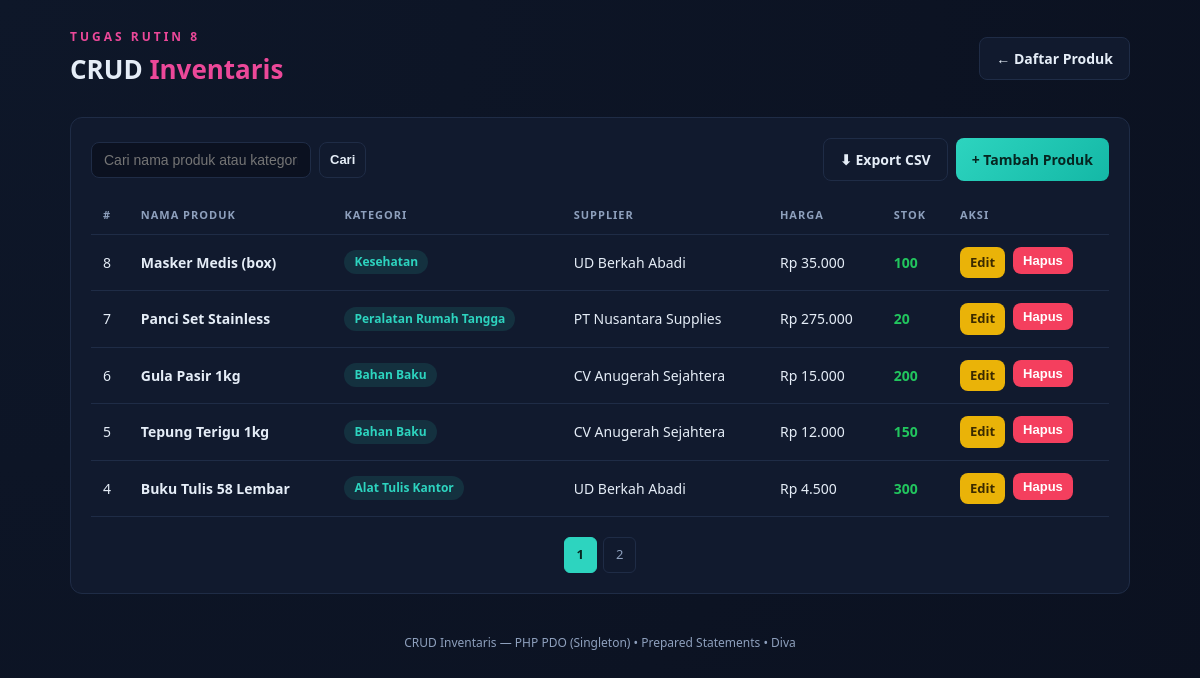
The page / on the database its author committed.
### tables this page shows
CREATE TABLE produk (
  id            INT AUTO_INCREMENT PRIMARY KEY,
  nama_produk   VARCHAR(150) NOT NULL,
  kategori_id   INT NOT NULL,
  supplier_id   INT NOT NULL,
  harga         DECIMAL(12,2) NOT NULL DEFAULT 0,
  stok          INT NOT NULL DEFAULT 0,
  created_at    TIMESTAMP DEFAULT CURRENT_TIMESTAMP,
  CONSTRAINT fk_produk_kategori
    FOREIGN KEY (kategori_id) REFERENCES kategori(id)
    ON DELETE RESTRICT ON UPDATE CASCADE,
  CONSTRAINT fk_produk_supplier
    FOREIGN KEY (supplier_id) REFERENCES supplier(id)
    ON DELETE RESTRICT ON UPDATE CASCADE
);

CREATE TABLE kategori (
  id             INT AUTO_INCREMENT PRIMARY KEY,
  nama_kategori  VARCHAR(100) NOT NULL,
  deskripsi      VARCHAR(255) DEFAULT NULL
);

CREATE TABLE supplier (
  id             INT AUTO_INCREMENT PRIMARY KEY,
  nama_supplier  VARCHAR(100) NOT NULL,
  kontak         VARCHAR(50)  DEFAULT NULL,
  alamat         VARCHAR(255) DEFAULT NULL
);

### includes/functions.php (called while the page is built, shortened)
<?php
function e(?string $value): string
{
    return htmlspecialchars($value ?? '', ENT_QUOTES, 'UTF-8');
}
function rupiah($angka): string
{
    return 'Rp ' . number_format((float) $angka, 0, ',', '.');
}

### index.php (the view, shortened to what this page needs)
<?php
require_once __DIR__ . '/includes/functions.php';
$pdo = Database::getInstance();
$keyword = trim($_GET['q'] ?? '');
$perPage    = 5;
$page       = max(1, (int) ($_GET['page'] ?? 1));
$offset     = ($page - 1) * $perPage;
if ($keyword !== '') {
    $countStmt = $pdo->prepare(
        'SELECT COUNT(*) FROM produk p
         JOIN kategori k ON k.id = p.kategori_id
         WHERE p.nama_produk LIKE :kw OR k.nama_kategori LIKE :kw'
    );
    $countStmt->execute([':kw' => '%' . $keyword . '%']);
} else {
    $countStmt = $pdo->query('SELECT COUNT(*) FROM produk');
}
$totalRows  = (int) $countStmt->fetchColumn();
$totalPages = max(1, (int) ceil($totalRows / $perPage));
$sql = 'SELECT p.id, p.nama_produk, p.harga, p.stok, p.created_at,
               k.nama_kategori, s.nama_supplier
        FROM produk p
        JOIN kategori k ON k.id = p.kategori_id
        JOIN supplier s ON s.id = p.supplier_id';
$sql .= ' ORDER BY p.id DESC LIMIT :limit OFFSET :offset';
$stmt = $pdo->prepare($sql);
$stmt->bindValue(':limit', $perPage, PDO::PARAM_INT);
$stmt->bindValue(':offset', $offset, PDO::PARAM_INT);
$stmt->execute();
$produkList = $stmt->fetchAll();
require __DIR__ . '/includes/header.php';
?>
<div class="card">
  <div class="toolbar">
    <form class="search-form" method="get" action="index.php">
      <input type="text" name="q" placeholder="Cari nama produk atau kategori..." value="<?= e($keyword) ?>">
      <button type="submit" class="btn btn-secondary btn-sm">Cari</button>
    </form>
    <div class="actions">
      <a href="export.php<?= $keyword !== '' ? '?q=' . urlencode($keyword) : '' ?>" class="btn btn-secondary">⬇ Export CSV</a>
      <a href="create.php" class="btn btn-primary">+ Tambah Produk</a>
    </div>
  </div>
  <?php if (empty($produkList)): ?>
    <div class="empty-state">
      <p>Tidak ada produk ditemukan<?= $keyword !== '' ? ' untuk pencarian "' . e($keyword) . '"' : '' ?>.</p>
    </div>
  <?php else: ?>
    <table>
      <thead>
        <tr>
          <th>#</th>
          <th>Nama Produk</th>
          <th>Kategori</th>
          <th>Supplier</th>
          <th>Harga</th>
          <th>Stok</th>
          <th>Aksi</th>
        </tr>
      </thead>
      <tbody>
        <?php foreach ($produkList as $row): ?>
          <tr>
            <td data-label="#"><?= e((string) $row['id']) ?></td>
            <td data-label="Nama Produk"><strong><?= e($row['nama_produk']) ?></strong></td>
            <td data-label="Kategori"><span class="badge"><?= e($row['nama_kategori']) ?></span></td>
            <td data-label="Supplier"><?= e($row['nama_supplier']) ?></td>
            <td data-label="Harga"><?= e(rupiah($row['harga'])) ?></td>
            <td data-label="Stok">
              <span class="<?= (int) $row['stok'] < 10 ? 'stok-low' : 'stok-ok' ?>">
                <?= e((string) $row['stok']) ?>
              </span>
            </td>
            <td data-label="Aksi">
              <div class="actions">
                <a class="btn btn-warning btn-sm" href="edit.php?id=<?= (int) $row['id'] ?>">Edit</a>
                <form method="post" action="delete.php" onsubmit="return confirm('Yakin ingin menghapus produk &quot;<?= e($row['nama_produk']) ?>&quot;? Aksi ini tidak bisa dibatalkan.');" style="display:inline;">
                  <button type="submit" class="btn btn-danger btn-sm">Hapus</button>
                </form>
              </div>
            </td>
          </tr>
        <?php endforeach; ?>
      </tbody>
    </table>
    <?php if ($totalPages > 1): ?>
      <div class="pagination">
        <?php for ($i = 1; $i <= $totalPages; $i++): ?>
          <?php $qs = http_build_query(['q' => $keyword, 'page' => $i]); ?>
          <a href="index.php?<?= e($qs) ?>" class="<?= $i === $page ? 'active' : '' ?>"><?= $i ?></a>
        <?php endfor; ?>
      </div>
    <?php endif; ?>
  <?php endif; ?>
</div>
<?php require __DIR__ . '/includes/footer.php'; ?>

### includes/header.php (shortened to what this page needs)
<?php
require_once __DIR__ . '/functions.php';
?>
<!DOCTYPE html>
<html lang="id">
<head>
  <link rel="stylesheet" href="css/style.css">
</head>
<body>
<div class="container">
  <div class="topbar">
    <div class="brand">
      <span class="eyebrow">Tugas Rutin 8</span>
      <h1>CRUD <span>Inventaris</span></h1>
    </div>
    <a href="index.php" class="btn btn-secondary">&larr; Daftar Produk</a>
  </div>

### includes/footer.php
  <footer class="note">
    CRUD Inventaris &mdash; PHP PDO (Singleton) &bull; Prepared Statements &bull; Diva
  </footer>
</div>
</body>
</html>

### css/style.css (style rules this page uses)
:root { --bg: #0b1120; --bg-card: #111a2e; --bg-card-hover: #16213a; --border: #1f2c46; --teal: #2dd4bf; --pink: #ec4899; --text: #e5edf7; --text-dim: #8ea0bd; --green: #22c55e; --red: #f43f5e; --yellow: #eab308; --radius: 12px; }
* { box-sizing: border-box; }
body { margin: 0; font-family: "Segoe UI", Roboto, Arial, sans-serif; background: radial-gradient(circle at top left, #0e1729, var(--bg)); color: var(--text); line-height: 1.5; }
.container { max-width: 1100px; margin: 0 auto; padding: 28px 20px 60px; }
.topbar { display: flex; align-items: center; justify-content: space-between; flex-wrap: wrap; gap: 12px; margin-bottom: 28px; }
.brand { display: flex; flex-direction: column; gap: 4px; }
.brand .eyebrow { font-size: 12px; letter-spacing: 3px; color: var(--pink); font-weight: 700; text-transform: uppercase; }
.brand h1 { margin: 0; font-size: 26px; }
.brand h1 span { color: var(--pink); }
.btn { display: inline-flex; align-items: center; gap: 6px; border: none; border-radius: 8px; padding: 10px 16px; font-size: 14px; font-weight: 600; cursor: pointer; text-decoration: none; transition: transform .12s ease, opacity .12s ease; }
.btn-primary { background: linear-gradient(135deg, var(--teal), #14b8a6); color: #062621; }
.btn-secondary { background: var(--bg-card); color: var(--text); border: 1px solid var(--border); }
.btn-danger { background: var(--red); color: white; }
.btn-warning { background: var(--yellow); color: #3a2a00; }
.btn-sm { padding: 6px 10px; font-size: 13px; }
.card { background: var(--bg-card); border: 1px solid var(--border); border-radius: var(--radius); padding: 20px; }
.toolbar { display: flex; gap: 10px; flex-wrap: wrap; align-items: center; justify-content: space-between; margin-bottom: 16px; }
.search-form { display: flex; gap: 8px; }
.search-form input[type="text"] { background: var(--bg); border: 1px solid var(--border); color: var(--text); padding: 9px 12px; border-radius: 8px; min-width: 220px; }
table { width: 100%; border-collapse: collapse; font-size: 14px; }
thead th { text-align: left; text-transform: uppercase; letter-spacing: 1px; font-size: 11px; color: var(--text-dim); padding: 10px 12px; border-bottom: 1px solid var(--border); }
tbody td { padding: 12px; border-bottom: 1px solid var(--border); vertical-align: middle; }
.badge { display: inline-block; padding: 3px 10px; border-radius: 999px; font-size: 12px; font-weight: 600; background: rgba(45,212,191,.12); color: var(--teal); }
.stok-ok { color: var(--green); font-weight: 700; }
.actions { display: flex; gap: 8px; }
input[type="text"], input[type="number"], select, textarea { width: 100%; background: var(--bg); border: 1px solid var(--border); color: var(--text); padding: 10px 12px; border-radius: 8px; font-size: 14px; }
.pagination { display: flex; gap: 6px; justify-content: center; margin-top: 20px; flex-wrap: wrap; }
.pagination a, .pagination span { padding: 7px 12px; border-radius: 6px; font-size: 13px; text-decoration: none; color: var(--text-dim); border: 1px solid var(--border); }
.pagination .active { background: var(--teal); color: #062621; border-color: var(--teal); font-weight: 700; }
footer.note { text-align: center; color: var(--text-dim); font-size: 12px; margin-top: 40px; }

### rows shown on the page
produk: id "8", nama_produk "Masker Medis (box)", kategori.nama_kategori "Kesehatan", supplier.nama_supplier "UD Berkah Abadi", harga "Rp 35.000", stok "100"
produk: id "7", nama_produk "Panci Set Stainless", kategori.nama_kategori "Peralatan Rumah Tangga", supplier.nama_supplier "PT Nusantara Supplies", harga "Rp 275.000", stok "20"
produk: id "6", nama_produk "Gula Pasir 1kg", kategori.nama_kategori "Bahan Baku", supplier.nama_supplier "CV Anugerah Sejahtera", harga "Rp 15.000", stok "200"
produk: id "5", nama_produk "Tepung Terigu 1kg", kategori.nama_kategori "Bahan Baku", supplier.nama_supplier "CV Anugerah Sejahtera", harga "Rp 12.000", stok "150"
produk: id "4", nama_produk "Buku Tulis 58 Lembar", kategori.nama_kategori "Alat Tulis Kantor", supplier.nama_supplier "UD Berkah Abadi", harga "Rp 4.500", stok "300"
